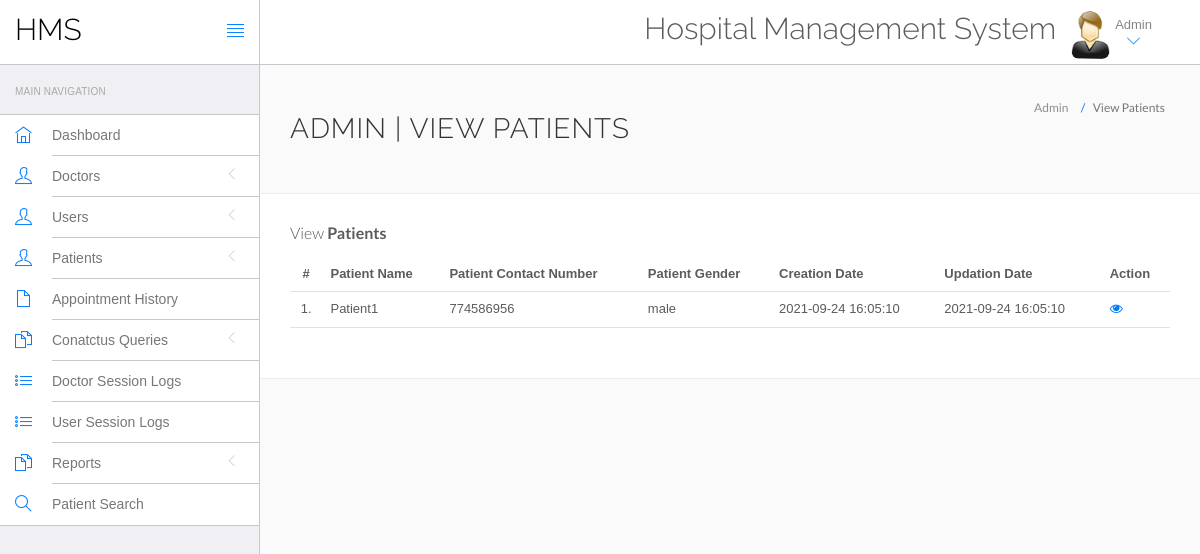
The app's page /WEB app development/System/Wintan Hospital Web Application/hms/admin/manage-patient.php (signed in) with its own data.
### tables this page shows
CREATE TABLE `tblpatient` (
  `ID` int(11) NOT NULL,
  `Docid` int(11) NOT NULL,
  `PatientName` varchar(255) NOT NULL,
  `PatientContno` int(10) NOT NULL,
  `PatientEmail` varchar(255) NOT NULL,
  `PatientGender` varchar(7) NOT NULL,
  `PatientAdd` mediumtext NOT NULL,
  `PatientAge` int(11) NOT NULL,
  `PatientMedhis` mediumtext NOT NULL,
  `CreationDate` timestamp NOT NULL DEFAULT current_timestamp(),
  `UpdationDate` timestamp NOT NULL DEFAULT current_timestamp() ON UPDATE current_timestamp()
);

### WEB app development/System/Wintan Hospital Web Application/hms/admin/manage-patient.php (the view, shortened to what this page needs)
<?php
include('include/config.php');
?>
<!DOCTYPE html>
<html lang="en">
	<head>
		<link rel="stylesheet" href="vendor/bootstrap/css/bootstrap.min.css">
		<link rel="stylesheet" href="vendor/fontawesome/css/font-awesome.min.css">
		<link rel="stylesheet" href="vendor/themify-icons/themify-icons.min.css">
		<link href="vendor/animate.css/animate.min.css" rel="stylesheet" media="screen">
		<link href="vendor/perfect-scrollbar/perfect-scrollbar.min.css" rel="stylesheet" media="screen">
		<link href="vendor/switchery/switchery.min.css" rel="stylesheet" media="screen">
		<link href="vendor/bootstrap-touchspin/jquery.bootstrap-touchspin.min.css" rel="stylesheet" media="screen">
		<link href="vendor/select2/select2.min.css" rel="stylesheet" media="screen">
		<link href="vendor/bootstrap-datepicker/bootstrap-datepicker3.standalone.min.css" rel="stylesheet" media="screen">
		<link href="vendor/bootstrap-timepicker/bootstrap-timepicker.min.css" rel="stylesheet" media="screen">
		<link rel="stylesheet" href="assets/css/styles.css">
		<link rel="stylesheet" href="assets/css/plugins.css">
		<link rel="stylesheet" href="assets/css/themes/theme-1.css" id="skin_color" />
	</head>
	<body>
		<div id="app">
<?php include('include/sidebar.php');?>
<div class="app-content">
<?php include('include/header.php');?>
<div class="main-content" >
<div class="wrap-content container" id="container">
<section id="page-title">
<div class="row">
<div class="col-sm-8">
<h1 class="mainTitle">Admin | View Patients</h1>
</div>
<ol class="breadcrumb">
<li>
<span>Admin</span>
</li>
<li class="active">
<span>View Patients</span>
</li>
</ol>
</div>
</section>
<div class="container-fluid container-fullw bg-white">
<div class="row">
<div class="col-md-12">
<h5 class="over-title margin-bottom-15">View <span class="text-bold">Patients</span></h5>
<table class="table table-hover" id="sample-table-1">
<thead>
<tr>
<th class="center">#</th>
<th>Patient Name</th>
<th>Patient Contact Number</th>
<th>Patient Gender </th>
<th>Creation Date </th>
<th>Updation Date </th>
<th>Action</th>
</tr>
</thead>
<tbody>
<?php
$sql=mysqli_query($con,"select * from tblpatient");
$cnt=1;
while($row=mysqli_fetch_array($sql))
{
?>
<tr>
<td class="center"><?php echo $cnt;?>.</td>
<td class="hidden-xs"><?php echo $row['PatientName'];?></td>
<td><?php echo $row['PatientContno'];?></td>
<td><?php echo $row['PatientGender'];?></td>
<td><?php echo $row['CreationDate'];?></td>
<td><?php echo $row['UpdationDate'];?>
</td>
<td>
<a href="view-patient.php?viewid=<?php echo $row['ID'];?>"><i class="fa fa-eye"></i></a>
</td>
</tr>
<?php
$cnt=$cnt+1;
 }?></tbody>
</table>
</div>
</div>
</div>
</div>
</div>
</div>
</div>
	</body>
</html>

### WEB app development/System/Wintan Hospital Web Application/hms/admin/assets/css/themes/theme-1.css (style rules this page uses)
body { background: #FAFAFA; }

### records on screen
tblpatient: PatientName "Patient1", PatientContno "774586956", PatientGender "male", CreationDate "2021-09-24 16:05:10", UpdationDate "2021-09-24 16:05:10"
